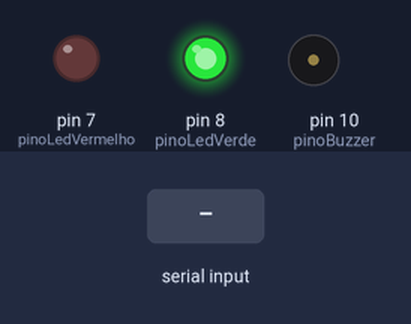
Simulated run of this sketch. Board: Arduino Uno, built with avr-gcc and run on an emulated ATmega328P. Parts: output pins drawn as LEDs (lit = HIGH), buzzer (waves = sounding). Dashed ring = blinking. The inputs (shaded band) are chosen by the test bench.

Above: at 1.2 s.
1.3 s: "F" received over Serial
At 1.4 s:
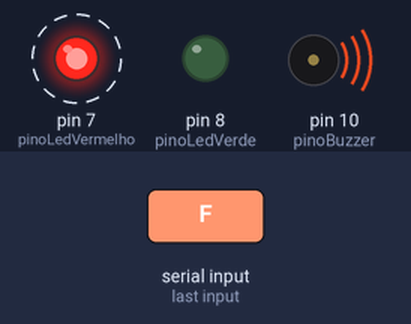
4.3 s: "A" received over Serial
At 5.4 s:
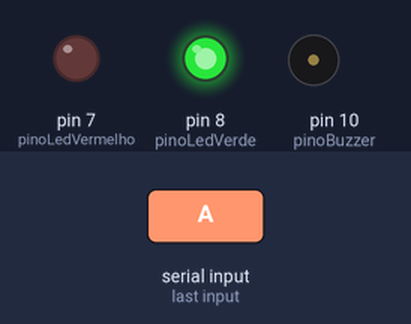
Timing chart, 0 to 7.3 s (numbered marks = the images above; inputs shaded):
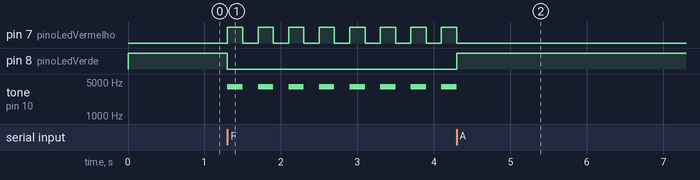

The sketch:

sketch_nov29a.ino
```cpp
// --- DEFINIÇÃO DOS PINOS ---
const int pinoLedVerde = 8;
const int pinoLedVermelho = 7;
const int pinoBuzzer = 10;

// --- VARIÁVEIS DE CONTROLE ---
bool modoAlerta = false;      // false = Seguro, true = Perigo
int estadoPisca = LOW;        // Controla se o LED/Buzzer está ligado ou desligado no ciclo de piscar

// --- VARIÁVEIS DE TEMPO (MILLIS) ---
unsigned long tempoAnterior = 0;
const long intervaloPisca = 200; // Velocidade do pisca (200ms = rápido e urgente)

void setup() {
  // Inicia a comunicação serial com a mesma velocidade do Python (9600)
  Serial.begin(9600);

  pinMode(pinoLedVerde, OUTPUT);
  pinMode(pinoLedVermelho, OUTPUT);
  pinMode(pinoBuzzer, OUTPUT);

  // Estado inicial: Sistema ligado, LED Verde aceso
  digitalWrite(pinoLedVerde, HIGH);
  digitalWrite(pinoLedVermelho, LOW);
  noTone(pinoBuzzer);
}

void loop() {
  // 1. VERIFICA SE O PYTHON MANDOU ALGUMA COISA
  if (Serial.available() > 0) {
    char comando = Serial.read();

    if (comando == 'A') {
      // --- COMANDO: OLHO ABERTO (SEGURO) ---
      modoAlerta = false;

      // Reseta imediatamente para o estado seguro
      digitalWrite(pinoLedVerde, HIGH);
      digitalWrite(pinoLedVermelho, LOW);
      noTone(pinoBuzzer);
    }
    else if (comando == 'F') {
      // --- COMANDO: OLHO FECHADO (PERIGO) ---
      modoAlerta = true;
      digitalWrite(pinoLedVerde, LOW); // Apaga o verde imediatamente
    }
  }

  // 2. EXECUTAR O ALARME (Se estiver no modo alerta)
  if (modoAlerta == true) {
    unsigned long tempoAtual = millis();

    // Lógica não-bloqueante para piscar o LED e apitar
    if (tempoAtual - tempoAnterior >= intervaloPisca) {
      tempoAnterior = tempoAtual;

      // Inverte o estado (Se está LOW vira HIGH, se está HIGH vira LOW)
      estadoPisca = !estadoPisca;

      // Aplica ao LED Vermelho
      digitalWrite(pinoLedVermelho, estadoPisca);

      // Aplica ao Buzzer (Sincronizado com o LED)
      if (estadoPisca == HIGH) {
        tone(pinoBuzzer, 4000); // Toca na frequência de ressonância
      } else {
        noTone(pinoBuzzer);     // Silêncio
      }
    }
  }
}
```

Measured:
- after the input at 1.3 s, pin 7 (pinoLedVermelho): alternates HIGH for 0.20 s and LOW for 0.20 s, starting at once; pin 8 (pinoLedVerde): HIGH → LOW at once; tone on pin 10 (pinoBuzzer): alternates 4000 Hz for 0.20 s and silent for 0.20 s, starting at once
- after the input at 4.3 s, pin 7 (pinoLedVermelho): goes on until 4.3 s, then stays LOW; pin 8 (pinoLedVerde): LOW → HIGH at once; tone on pin 10 (pinoBuzzer): goes on until 4.3 s, then stays silent
